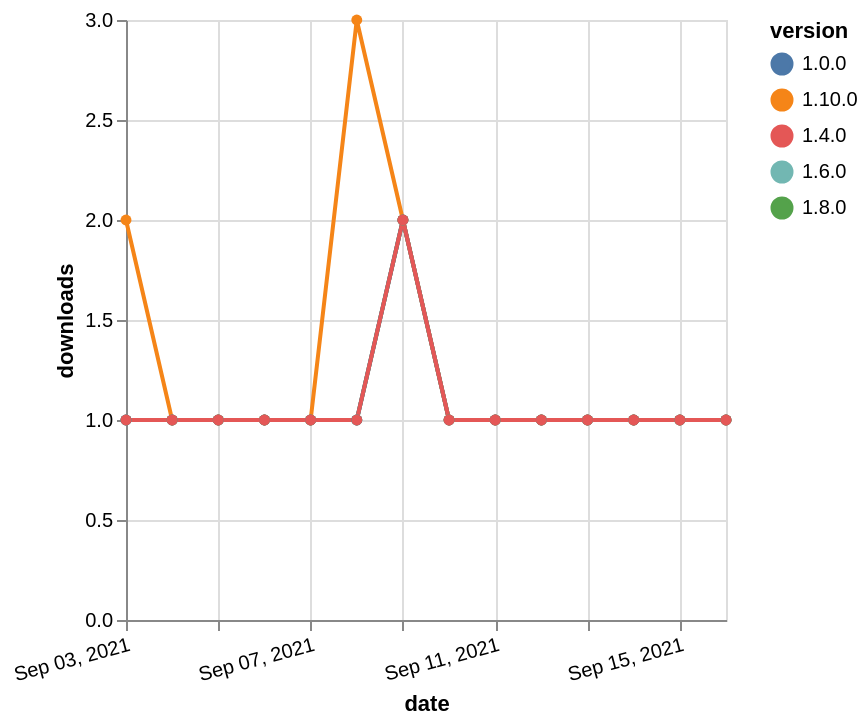

The specification (Vega-Lite) saved for this image:
### Vega-Lite specification from a JSON file in a GitHub repository (floating-point values rounded to 4 significant figures)
{"$schema": "https://vega.github.io/schema/vega-lite/v5.json", "description": "A simple bar chart with embedded data.", "data": {"values": [{"date": "2021-09-03", "total": 174, "delta": 1, "version": "1.6.0"}, {"date": "2021-09-04", "total": 175, "delta": 1, "version": "1.6.0"}, {"date": "2021-09-05", "total": 176, "delta": 1, "version": "1.6.0"}, {"date": "2021-09-06", "total": 177, "delta": 1, "version": "1.6.0"}, {"date": "2021-09-07", "total": 178, "delta": 1, "version": "1.6.0"}, {"date": "2021-09-08", "total": 179, "delta": 1, "version": "1.6.0"}, {"date": "2021-09-09", "total": 181, "delta": 2, "version": "1.6.0"}, {"date": "2021-09-10", "total": 182, "delta": 1, "version": "1.6.0"}, {"date": "2021-09-11", "total": 183, "delta": 1, "version": "1.6.0"}, {"date": "2021-09-12", "total": 184, "delta": 1, "version": "1.6.0"}, {"date": "2021-09-13", "total": 185, "delta": 1, "version": "1.6.0"}, {"date": "2021-09-14", "total": 186, "delta": 1, "version": "1.6.0"}, {"date": "2021-09-15", "total": 187, "delta": 1, "version": "1.6.0"}, {"date": "2021-09-16", "total": 188, "delta": 1, "version": "1.6.0"}, {"date": "2021-09-03", "total": 150, "delta": 1, "version": "1.8.0"}, {"date": "2021-09-04", "total": 151, "delta": 1, "version": "1.8.0"}, {"date": "2021-09-05", "total": 152, "delta": 1, "version": "1.8.0"}, {"date": "2021-09-06", "total": 153, "delta": 1, "version": "1.8.0"}, {"date": "2021-09-07", "total": 154, "delta": 1, "version": "1.8.0"}, {"date": "2021-09-08", "total": 155, "delta": 1, "version": "1.8.0"}, {"date": "2021-09-09", "total": 157, "delta": 2, "version": "1.8.0"}, {"date": "2021-09-10", "total": 158, "delta": 1, "version": "1.8.0"}, {"date": "2021-09-11", "total": 159, "delta": 1, "version": "1.8.0"}, {"date": "2021-09-12", "total": 160, "delta": 1, "version": "1.8.0"}, {"date": "2021-09-13", "total": 161, "delta": 1, "version": "1.8.0"}, {"date": "2021-09-14", "total": 162, "delta": 1, "version": "1.8.0"}, {"date": "2021-09-15", "total": 163, "delta": 1, "version": "1.8.0"}, {"date": "2021-09-16", "total": 164, "delta": 1, "version": "1.8.0"}, {"date": "2021-09-03", "total": 118, "delta": 2, "version": "1.10.0"}, {"date": "2021-09-04", "total": 119, "delta": 1, "version": "1.10.0"}, {"date": "2021-09-05", "total": 120, "delta": 1, "version": "1.10.0"}, {"date": "2021-09-06", "total": 121, "delta": 1, "version": "1.10.0"}, {"date": "2021-09-07", "total": 122, "delta": 1, "version": "1.10.0"}, {"date": "2021-09-08", "total": 125, "delta": 3, "version": "1.10.0"}, {"date": "2021-09-09", "total": 127, "delta": 2, "version": "1.10.0"}, {"date": "2021-09-10", "total": 128, "delta": 1, "version": "1.10.0"}, {"date": "2021-09-11", "total": 129, "delta": 1, "version": "1.10.0"}, {"date": "2021-09-12", "total": 130, "delta": 1, "version": "1.10.0"}, {"date": "2021-09-13", "total": 131, "delta": 1, "version": "1.10.0"}, {"date": "2021-09-14", "total": 132, "delta": 1, "version": "1.10.0"}, {"date": "2021-09-15", "total": 133, "delta": 1, "version": "1.10.0"}, {"date": "2021-09-16", "total": 134, "delta": 1, "version": "1.10.0"}, {"date": "2021-09-03", "total": 264, "delta": 1, "version": "1.0.0"}, {"date": "2021-09-04", "total": 265, "delta": 1, "version": "1.0.0"}, {"date": "2021-09-05", "total": 266, "delta": 1, "version": "1.0.0"}, {"date": "2021-09-06", "total": 267, "delta": 1, "version": "1.0.0"}, {"date": "2021-09-07", "total": 268, "delta": 1, "version": "1.0.0"}, {"date": "2021-09-08", "total": 269, "delta": 1, "version": "1.0.0"}, {"date": "2021-09-09", "total": 271, "delta": 2, "version": "1.0.0"}, {"date": "2021-09-10", "total": 272, "delta": 1, "version": "1.0.0"}, {"date": "2021-09-11", "total": 273, "delta": 1, "version": "1.0.0"}, {"date": "2021-09-12", "total": 274, "delta": 1, "version": "1.0.0"}, {"date": "2021-09-13", "total": 275, "delta": 1, "version": "1.0.0"}, {"date": "2021-09-14", "total": 276, "delta": 1, "version": "1.0.0"}, {"date": "2021-09-15", "total": 277, "delta": 1, "version": "1.0.0"}, {"date": "2021-09-16", "total": 278, "delta": 1, "version": "1.0.0"}, {"date": "2021-09-03", "total": 205, "delta": 1, "version": "1.4.0"}, {"date": "2021-09-04", "total": 206, "delta": 1, "version": "1.4.0"}, {"date": "2021-09-05", "total": 207, "delta": 1, "version": "1.4.0"}, {"date": "2021-09-06", "total": 208, "delta": 1, "version": "1.4.0"}, {"date": "2021-09-07", "total": 209, "delta": 1, "version": "1.4.0"}, {"date": "2021-09-08", "total": 210, "delta": 1, "version": "1.4.0"}, {"date": "2021-09-09", "total": 212, "delta": 2, "version": "1.4.0"}, {"date": "2021-09-10", "total": 213, "delta": 1, "version": "1.4.0"}, {"date": "2021-09-11", "total": 214, "delta": 1, "version": "1.4.0"}, {"date": "2021-09-12", "total": 215, "delta": 1, "version": "1.4.0"}, {"date": "2021-09-13", "total": 216, "delta": 1, "version": "1.4.0"}, {"date": "2021-09-14", "total": 217, "delta": 1, "version": "1.4.0"}, {"date": "2021-09-15", "total": 218, "delta": 1, "version": "1.4.0"}, {"date": "2021-09-16", "total": 219, "delta": 1, "version": "1.4.0"}]}, "width": "container", "mark": {"type": "line", "point": {"filled": true}}, "encoding": {"x": {"field": "date", "type": "temporal", "timeUnit": "yearmonthdate", "title": "date", "axis": {"labelAngle": -15}}, "y": {"field": "delta", "type": "quantitative", "title": "downloads"}, "color": {"field": "version", "type": "nominal"}, "tooltip": {"field": "delta"}}}
